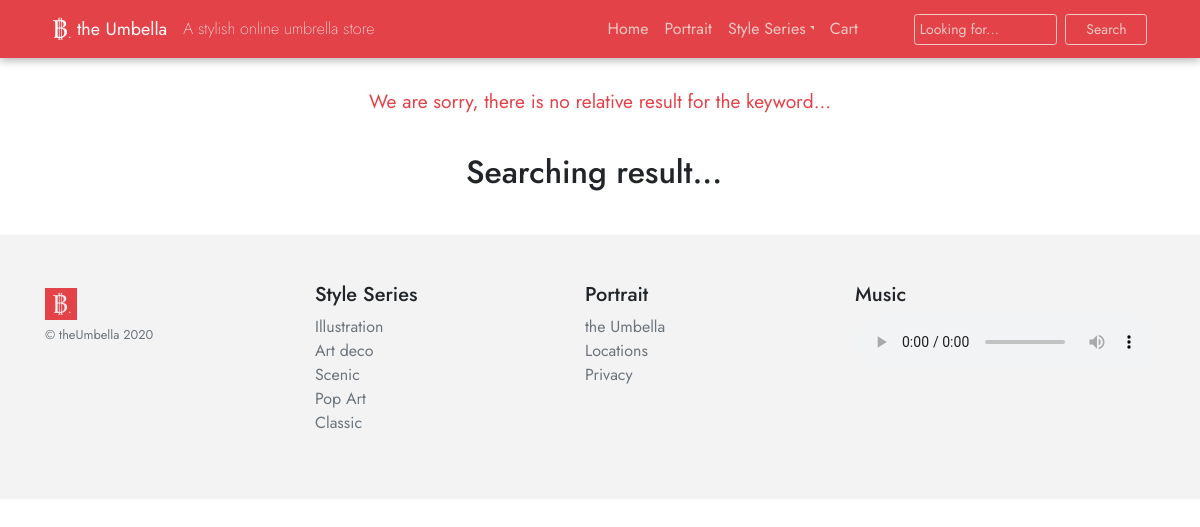
The app's page /search/ with its own data.
### umbella/models.py (models this page shows, shortened)
class Series(db.Model):
    __tablename__ = 'series'
    id = db.Column(db.Integer, primary_key = True)
    name = db.Column(db.String(64), unique = True)
    slogan = db.Column(db.String(120), unique = True)
    description = db.Column(db.String(500), nullable = False)
    image = db.Column(db.String(60), nullable=False, default='Umbrella_black.png')
    umbrellas = db.relationship('Umbrella', backref = 'Series', cascade="all, delete-orphan")

### umbella/views.py (the view)
@bp.route('/search/')
def search():
    search = request.args.get('search')
    print(search)
    search = '%{}%'.format(search)
    overall = Umbrella.query.filter(Umbrella.description.like(
        search)+Umbrella.name.like(search)+Umbrella.artist.like(search)+Umbrella.description_1.like(search)+Umbrella.description_2.like(search)).all()
    if overall == []:
        flash('We are sorry, there is no relative result for the keyword...')
    series = Series.query.order_by(Series.id).all()
    return render_template('search.html', Umbrellas=overall, series=series)

### umbella/templates/search.html (shortened to what this page needs)
{% extends 'base.html' %}
{% block main %}
<section class="series-cards">
    <h2 class="text-center" style="user-select: none;" id="Umbrella_anchor">Searching result...</h2>
</section>
{% endblock %}

### umbella/templates/base.html (shortened to what this page needs)
<!DOCTYPE html>
<html lang="en">
  <head>
    <link
      rel="stylesheet"
      href="https://stackpath.bootstrapcdn.com/bootstrap/4.3.1/css/bootstrap.min.css"
    />
    <link
      rel="stylesheet"
      href="{{url_for('static', filename='css/theUmbella_style.css')}}"
    />
    <link href="https://unpkg.com/aos@2.3.1/dist/aos.css" rel="stylesheet" />
  </head>
  <body>
    <header>
      <nav class="navbar navbar-expand-lg navbar-light sticky-top">
        <div class="container">
          <a
            href="{{url_for('main.index')}}"
            class="navbar-brand"
            data-aos="fade-right"
            data-aos-delay="400"
          >
            <img
              src="{{url_for('static', filename='img/logo.svg')}}"
              alt="Umbella Logo"
              width="32"
              height="32"
            />
            <span>the Umbella</span>
          </a>
          <div
            class="collapse navbar-collapse describe"
            data-aos="fade-right"
            data-aos-delay="600"
          >
            A stylish online umbrella store
          </div>
          <div class="collapse navbar-collapse" id="navbarToggler">
            <div class="navbar-nav ml-auto">
              <a
                class="nav-item text-nav nav-link"
                href="{{url_for('main.index')}}"
                >Home</a
              >
              <a
                class="nav-item text-nav nav-link"
                href="{{url_for('main.story')}}"
                >Portrait</a
              >
              <div class="dropdown">
                <a
                  class="nav-item text-nav nav-link dropdown-toggle"
                  data-toggle="dropdown"
                  id="bookDropdown"
                  aria-haspopup="true"
                  aria-expanded="false"
                  href="#"
                  >Style Series</a
                >
              </div>
              <a
                class="nav-item text-nav nav-link"
                href="{{url_for('main.order')}}"
                >Cart</a
              >
              <form
                class="form-inline ml-xl-5 ml-lg-3 my-lg-0 form-row"
                action="{{url_for('main.search')}}"
              >
                <input
                  class="form-control mr-sm-2 form-control-sm col-7"
                  type="search"
                  placeholder="Looking for..."
                  name="search"
                />
                <button
                  class="btn btn-outline-light my-1 my-sm-0 btn-sm col-4"
                  type="submit"
                >
                  Search
                </button>
              </form>
            </div>
          </div>
        </div>
      </nav>
      {% with messages = get_flashed_messages() %} {% if messages %}
      <a class="flash_card" href="{{url_for('main.index')}}">
        <div
          class="alert font-weight-normal text-center m-3"
          role="alert"
          style="color: #e34249 !important; font-size: 1.2rem !important"
        >
          {% for message in messages %} {{ message }} {% endfor %}
        </div>
      </a>
      {% endif %} {% endwith %} {% block head %}{% endblock %}
    </header>
    <div>
      <main class="text-center">{% block main %}{% endblock %}</main>
    </div>
    <footer
      class="container-fluid footer"
      data-aos="fade-up"
      data-aos-delay="100"
    >
      <div class="container py-5">
        <div class="row">
          <div class="col-12 col-md">
            <a href="{{url_for('main.index')}}" class="navbar-brand"
              ><img
                src="{{url_for('static', filename='img/Umbella_logo.jpg')}}"
                alt="Umbella Logo"
                width="32"
                height="32"
            /></a>
            <small class="d-block mb-3 text-secondary">© theUmbella 2020</small>
          </div>
          <div class="col-6 col-md">
            <h5>Style Series</h5>
            <ul class="list-unstyled text-small">
              {% for item in series%}
              <li>
                <a
                  class="text-secondary"
                  href="{{ url_for('main.seriesUmbrellas', seriesid=item.id)}}"
                  >{{ item.name }}</a
                >
              </li>
              {% endfor %}
            </ul>
          </div>
          <div class="col-6 col-md">
            <h5>Portrait</h5>
            <ul class="list-unstyled text-small">
              <li>
                <a class="text-secondary" href="{{url_for('main.story')}}"
                  >the Umbella</a
                >
              </li>
              <li>
                <a
                  class="text-secondary"
                  target="blank"
                  href="https://goo.gl/maps/i6cMz1xaAnk7Duir9"
                  >Locations</a
                >
              </li>
              <li>
                <a class="text-secondary" href="{{ url_for('main.privacy')}}"
                  >Privacy</a
                >
              </li>
            </ul>
          </div>
          <div class="col-6 col-md">
            <h5>Music</h5>
            <ul class="list-unstyled text-small">
              <li>
                <audio controls autoplay>
                  <source
                    src="{{url_for('static', filename='sound/Avenged_Sevenfold_ Dear_God.m4a')}}"
                    type="audio/ogg"
                  />
                  <source
                    src="{{url_for('static', filename='sound/Avenged_Sevenfold_ Dear_God.m4a')}}"
                  />
                </audio>
              </li>
            </ul>
          </div>
        </div>
      </div>
    </footer>
  </body>
</html>

### umbella/static/css/theUmbella_style.css (style rules this page uses)
* { font-family: 'Jost', sans-serif; }
html { scroll-behavior: smooth; }
.navbar { background-color: #e34249; animation-name: navigator; animation-duration: 7s; animation-iteration-count: infinite; box-shadow: 0 1px 3px rgba(0, 0, 0, 0.3); transition: all 0.5s; transition-timing-function: ease; }
.navbar-brand { display: flex; align-items: center; }
.describe { display: flex; align-items: center; color: snow; font-weight: 200; user-select: none; }
.container a span { color: snow; font-size: 18px; font-weight: 400; transition: all 0.5s; transition-timing-function: ease; }
.navbar-light .navbar-nav .nav-link { font-size: 16px; font-weight: 400; color: #f0c8c2!important; transition: all 0.5s; transition-timing-function: ease; }
.navbar-light .navbar-nav input { border-color: #f0c8c2!important; color: #f0c8c2!important; background-color: rgba(0, 0, 0, 0) ; }
::placeholder { color: #f0c8c2!important; opacity: 0.5; }
.navbar-light .navbar-nav button { border-color: #f0c8c2!important; color: #f0c8c2!important; }
.dropdown-toggle::after { border-right: 0em solid transparent; }
.series-cards { margin: 2% 3% 3% 2%; }
.footer { background-color: rgba(243, 243, 243) ; }
img { display: block; max-width: 100%; height: auto; }

### umbella/templates/base.html (style rules this page uses)
.flash_card { text-decoration: none !important; }

### records on screen
Series: name "Illustration"
Series: name "Art deco"
Series: name "Scenic"
Series: name "Pop Art"
Series: name "Classic"

### other values on screen
{{ message }} "We are sorry, there is no relative result for the keyword..."
